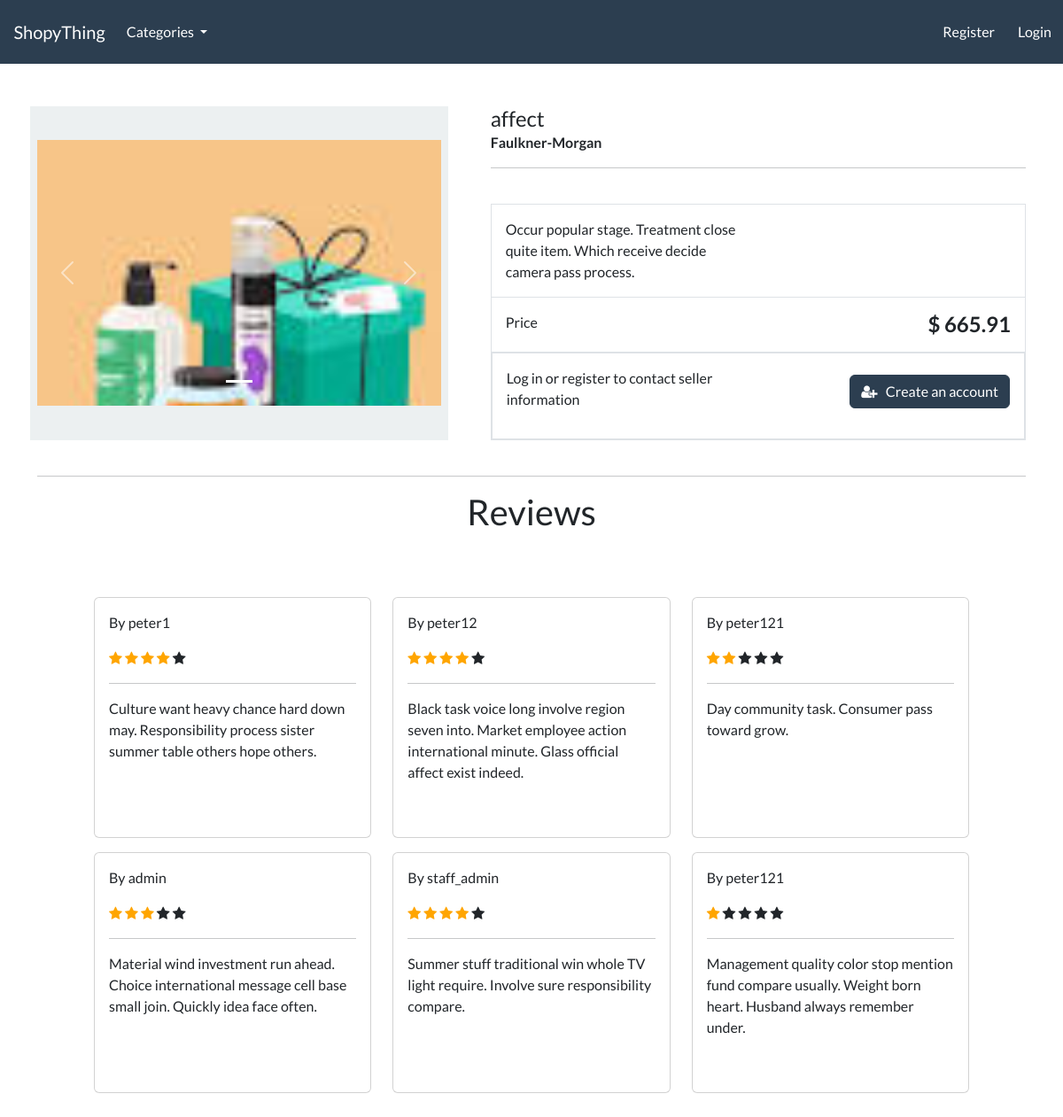
Page /product/affect/ on the committed database.
### store/models.py (models this page shows, shortened)
class Images(models.Model):
    product = models.ForeignKey(Product, default=None,on_delete=models.CASCADE,  related_name='images')
    image = models.ImageField(upload_to='images')

class Product(models.Model):
    category = models.ForeignKey(Category, related_name='product', on_delete=models.CASCADE, null=True)
    title = models.CharField(max_length=250)
    brand = models.CharField(max_length=250, default='un-branded')
    description = models.TextField(blank=True)
    slug = models.SlugField(max_length=255)
    price = models.DecimalField(max_digits=9, decimal_places=2)
    user = models.ForeignKey(User, max_length=10, on_delete=models.CASCADE, null=True)
    class Meta:
        verbose_name_plural = 'products'

class ProductReview(models.Model):
    product = models.ForeignKey(Product, on_delete=models.CASCADE, related_name='reviews')
    author = models.ForeignKey(User, on_delete=models.CASCADE)
    rating = models.IntegerField(default=0, null=True)
    content = models.TextField(blank=True, max_length=100)
    created_at = models.DateTimeField(auto_now_add=True)

### store/views.py (the view)
# urls.py: path('product/<slug:product_slug>/', views.product_info, name='product-info'),
def product_info(request, product_slug):
    product = get_object_or_404(Product, slug=product_slug)
    reviews = ProductReview.objects.filter(product=product)
    context = {'product': product, 'reviews': reviews}
    return render(request, 'store/product-info.html', context)

### store/models.py (called while the page is built)
    def get_absolute_url(self):
        return reverse('list-category', args=[self.slug])

### store/views.py (called while the page is built)
def categories(request):
    categories = Category.objects.all()
    return {'categories': categories}

### store/templates/store/product-info.html (shortened to what this page needs)
{% extends "./base.html" %}
{% load static %}
{% block content %}
<div class="container">
    <main class="pt-5">
        <div class="row g-3">
            <div class="col-md-5 col-lg-5 order-md-first bg-light d-flex justify-content-center align-items-center">
                {% if product.images.all %}
                <div id="carouselExampleIndicators" class="carousel slide" data-bs-ride="carousel"
                    style=" width:100%; height: 300px !important;">
                    <div class="carousel-indicators">
                        {% for image in product.images.all %}
                        <button type="button" data-bs-target="#carouselExampleIndicators"
                            data-bs-slide-to="{{ forloop.counter0 }}" {% if forloop.first %}class="active"
                            {% endif %}></button>
                        {% endfor %}
                    </div>
                    <div class="carousel-inner" style=" width:100%; height: 300px !important;">
                        {% for image in product.images.all %}
                        <div class="carousel-item {% if forloop.first %}active{% endif %}">
                            <a href="{{ image.image.url }}" data-lightbox="product-images"><img
                                    src="{{ image.image.url }}" class="d-block w-100 " alt="..."></a>
                        </div>
                        {% endfor %}
                    </div>
                    <button class="carousel-control-prev" type="button" data-bs-target="#carouselExampleIndicators"
                        data-bs-slide="prev">
                        <span class="carousel-control-prev-icon" aria-hidden="true"></span>
                    </button>
                    <button class="carousel-control-next" type="button" data-bs-target="#carouselExampleIndicators"
                        data-bs-slide="next">
                        <span class="carousel-control-next-icon" aria-hidden="true"></span>
                    </button>
                </div>
                {% else %}
                <img class="img-fluid" alt="Responsive image" src="{% static 'placeholder.jpg' %}">
                {% endif %}
            </div>
            <div class="col-md-7 col-lg-7 ps-md-3 ps-lg-5">
                <h1 class="mb-0 h4"> {{ product.title }} </h1>
                <strong> {{ product.brand }} </strong>
                <hr>
                <br>
                <div class="border">
                    <div class="col border-bottom">
                        <div class="col">
                            <div class="row p-3">
                                <div class="col-6"> {{ product.description }} </div>
                            </div>
                        </div>
                        <div class="col border-top">
                            <div class="row p-3">
                                <div class="col-6"> Price </div>
                                <div class="col-6 text-end"><span class="h4 fw-bold">$ {{ product.price }} </span></div>
                            </div>
                        </div>
                    </div>
                    {% if user.is_authenticated %}
                    <div class="col">
                        <div class="row p-3">
                            <div class="col-6 text-start">
                                Seller : {{product.user}}
                            </div>
                        </div>
                    </div>
                    <div class="col border-top">
                        <div class="row p-4">
                            <div class="text-center">
                                <a href="{% url 'product-review' product_id=product.id %}" class="btn btn-primary"
                                    style="margin-right: 1rem;">
                                    Write a review
                                </a>
                                {% if request.user != product.user %}
                                <a class="btn btn-primary " href="{% url 'create-message' product_slug=product.slug %}">
                                    Message seller
                                </a>
                                {%endif%}
                            </div>
                        </div>
                    </div>
                    {%else%}
                    <div class="col border ">
                        <div class="row p-3 ">
                            <p class="col-6 d-flex align-items-center">
                                Log in or register to contact seller information
                            </p>
                            <div class="col-6 text-end"> <a href="{% url 'register' %}" class="btn btn-primary my-2"> <i
                                        class="fa fa-user-plus" aria-hidden="true"></i> &nbsp; Create an account </a>
                            </div>
                        </div>
                    </div>
                    {%endif%}
                </div>
            </div>
    </main>
    <br>
    <hr>
    <h2 class="text-center">Reviews</h2>
    <div class="row" style="padding: 4rem;">
        {% if reviews %}
        {% for review in product.reviews.all %}
        <div class="col-md-4">
            <div class="card mb-3">
                <div class="card-body" style="height: 270px;">
                    <p class="card-text">By {{ review.author }}</p>
                    <div class="rating">
                        {% if review.rating >= 1 %}<span class="fa fa-star checked"></span>{% else %}<span
                            class="fa fa-star"></span>{% endif %}
                        {% if review.rating >= 2 %}<span class="fa fa-star checked"></span>{% else %}<span
                            class="fa fa-star"></span>{% endif %}
                        {% if review.rating >= 3 %}<span class="fa fa-star checked"></span>{% else %}<span
                            class="fa fa-star"></span>{% endif %}
                        {% if review.rating >= 4 %}<span class="fa fa-star checked"></span>{% else %}<span
                            class="fa fa-star"></span>{% endif %}
                        {% if review.rating >= 5 %}<span class="fa fa-star checked"></span>{% else %}<span
                            class="fa fa-star"></span>{% endif %}
                    </div>
                    <hr>
                    <p class="card-text">{{ review.content }}</p>
                </div>
            </div>
        </div>
        {% endfor %}
        {% else %}
        <div class="col">
            <p class="text-center">No reviews available for this product yet.</p>
        </div>
        {% endif %}
    </div>
</div>
<link rel="stylesheet" href="https://cdnjs.cloudflare.com/ajax/libs/lightbox2/2.11.3/css/lightbox.min.css">
{% endblock %}

### store/templates/store/base.html (style rules this page uses)
.checked { color: orange; }

### rows in the picture
Images: image (picture)
Product: title "affect", brand "Faulkner-Morgan", description "Occur popular stage. Treatment close quite item. Which receive decide camera pass process.", price "665.91"
ProductReview: author "peter1", content "Culture want heavy chance hard down may. Responsibility process sister summer table others hope others."
ProductReview: author "peter12", content "Black task voice long involve region seven into. Market employee action international minute. Glass official affect exist indeed."
ProductReview: author "peter121", content "Day community task. Consumer pass toward grow."
ProductReview: author "admin", content "Material wind investment run ahead. Choice international message cell base small join. Quickly idea face often."
ProductReview: author "staff_admin", content "Summer stuff traditional win whole TV light require. Involve sure responsibility compare."
ProductReview: author "peter121", content "Management quality color stop mention fund compare usually. Weight born heart. Husband always remember under."
